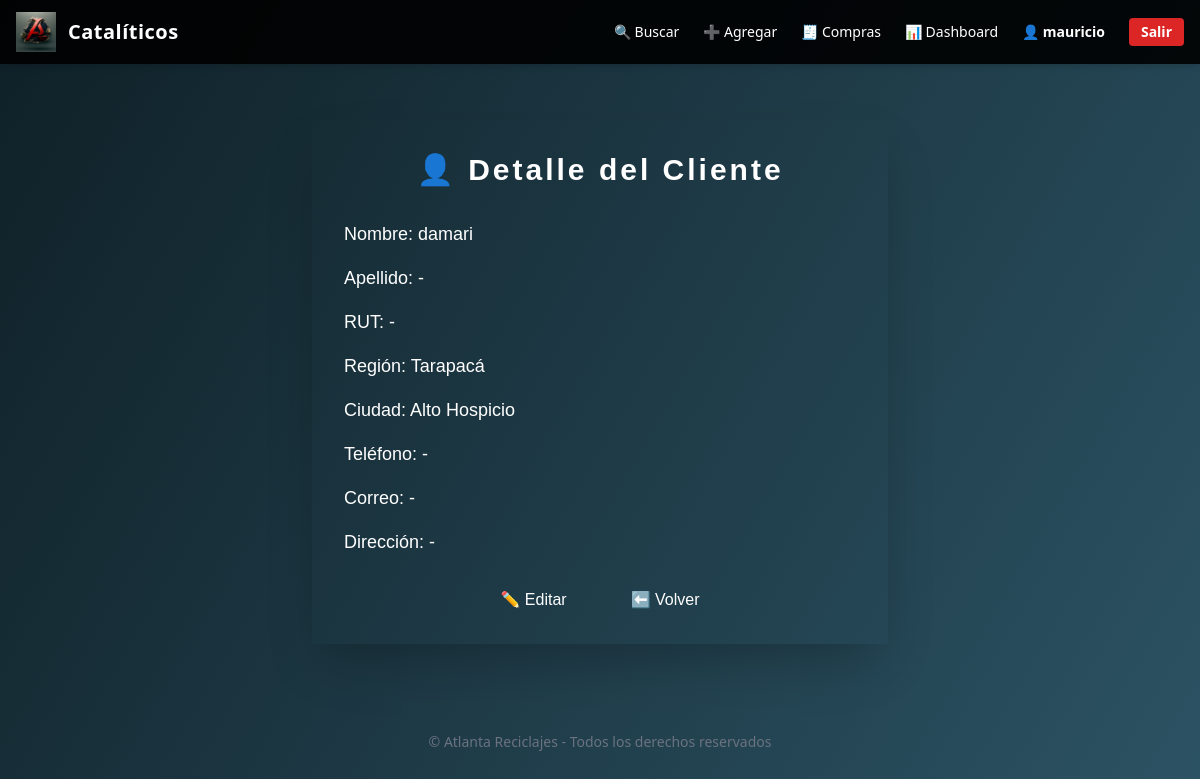
The page /cataliticos/clientes/3/ (signed in) on the database its author committed.
### cataliticos/models.py (models this page shows, shortened)
class Cliente(models.Model):
    nombre = models.CharField(max_length=100)
    apellido = models.CharField(max_length=100, blank=True)
    rut = models.CharField(max_length=20, blank=True, null=True)
    telefono = models.CharField(max_length=20, blank=True)
    correo = models.EmailField(blank=True, null=True)
    direccion = models.CharField(max_length=255, blank=True)
    region = models.ForeignKey(Region, on_delete=models.SET_NULL, null=True, blank=True)
    ciudad = models.ForeignKey(Ciudad, on_delete=models.SET_NULL, null=True, blank=True)

class Region(models.Model):
    nombre = models.CharField(max_length=100, unique=True)

class Ciudad(models.Model):
    nombre = models.CharField(max_length=100)
    region = models.ForeignKey(Region, on_delete=models.CASCADE, related_name='ciudades')
    class Meta:
        unique_together = ('nombre', 'region')
        verbose_name_plural = 'Ciudades'

### cataliticos/views.py (the view)
# urls.py: path('clientes/<int:cliente_id>/', views.ver_cliente, name='ver_cliente'),
@login_required(login_url='cataliticos:employee_login')
def ver_cliente(request, cliente_id):
    cliente = get_object_or_404(Cliente, id=cliente_id)
    return render(request, 'cataliticos/ver_cliente.html', {'cliente': cliente})

### cataliticos/templates/cataliticos/ver_cliente.html (shortened to what this page needs)
{% extends 'base.html' %}
{% block content %}
<div class="max-w-xl mx-auto p-8 glass shadow-2xl mt-10 mb-16 relative" style="font-family:'Orbitron',sans-serif;">
  <h1 class="text-3xl neon font-extrabold mb-8 text-center tracking-widest drop-shadow-lg">👤 Detalle del Cliente</h1>
  <div class="grid grid-cols-1 gap-4 text-lg">
    <div><span class="neon">Nombre:</span> {{ cliente.nombre }}</div>
    <div><span class="neon">Apellido:</span> {{ cliente.apellido|default:'-' }}</div>
    <div><span class="neon">RUT:</span> {{ cliente.rut|default:'-' }}</div>
    <div><span class="neon">Región:</span> {{ cliente.region.nombre|default:'-' }}</div>
    <div><span class="neon">Ciudad:</span> {{ cliente.ciudad.nombre|default:'-' }}</div>
    <div><span class="neon">Teléfono:</span> {{ cliente.telefono|default:'-' }}</div>
    <div><span class="neon">Correo:</span> {{ cliente.correo|default:'-' }}</div>
    <div><span class="neon">Dirección:</span> {{ cliente.direccion|default:'-' }}</div>
  </div>
  <div class="mt-8 flex gap-4 justify-center">
    <a href="{% url 'cataliticos:editar_cliente' cliente.id %}" class="futuristic-btn px-6">✏️ Editar</a>
    <a href="{% url 'cataliticos:clientes_listado' %}" class="futuristic-btn px-6">⬅️ Volver</a>
  </div>
</div>
{% endblock %}

### cataliticos/templates/base.html (shortened to what this page needs)
<!DOCTYPE html>
<html lang="es">
<head>
    {% load static %}
    <link href="https://cdn.jsdelivr.net/npm/tailwindcss@2.2.19/dist/tailwind.min.css" rel="stylesheet">
    <link rel="stylesheet" href="{% static 'css/styles.css' %}">
</head>
<body class="bg-gray-900 text-white font-sans overflow-visible">
    <header class="bg-black bg-opacity-90 backdrop-blur-md shadow-md fixed w-full z-50 top-0">
        <div class="max-w-7xl mx-auto flex items-center justify-between px-4 py-3">
            <a href="{% url 'cataliticos:dashboard' %}" class="flex items-center space-x-3">
                <img src="{% static 'img/logo.png' %}" alt="Logo" class="h-10 w-auto">
                <span class="text-xl font-bold tracking-wide text-cyan-400">Catalíticos</span>
            </a>
            <nav class="hidden md:flex space-x-6 text-sm items-center">
                {% if user.is_authenticated %}
                  <a href="{% url 'cataliticos:listado' %}" class="hover:text-cyan-400 transition">🔍 Buscar</a>
                  <a href="{% url 'cataliticos:crear' %}" class="hover:text-cyan-400 transition">➕ Agregar</a>
                  <a href="{% url 'cataliticos:listado_compras' %}" class="hover:text-cyan-400 transition">🧾 Compras</a>
                  <a href="{% url 'cataliticos:dashboard' %}" class="hover:text-cyan-400 transition">📊 Dashboard</a>
                  <span class="ml-4 text-cyan-300 font-semibold">👤 {{ user.username }}</span>
                  <a href="{% url 'cataliticos:employee_logout' %}" class="ml-2 px-3 py-1 rounded bg-red-600 hover:bg-red-700 text-white font-bold transition">Salir</a>
                {% else %}
                  <a href="{% url 'cataliticos:employee_login' %}" class="ml-4 px-3 py-1 rounded bg-cyan-600 hover:bg-cyan-700 text-white font-bold transition">Acceder</a>
                {% endif %}
            </nav>
        </div>
    </header>
    <main class="pt-20 px-4 md:px-10">
        {% block content %}{% endblock %}
    </main>
    <footer class="text-center text-sm text-gray-500 mt-12 py-6">
        &copy; {{ now|date:"Y" }} Atlanta Reciclajes - Todos los derechos reservados
    </footer>
</body>
</html>

### cataliticos/templates/base.html (style rules this page uses)
html, body { min-height: 100vh; height: 100%; }
body { background: linear-gradient(120deg, #0f2027 0%, #2c5364 100%) !important; background-color: #0f2027 !important; }
main, .glass, .container { background: transparent !important; }

### rows shown on the page
Cliente: nombre "damari", apellido "-", rut "-", region.nombre "Tarapacá", ciudad.nombre "Alto Hospicio", telefono "-", correo "-", direccion "-"

### other values the page prints
{{ user.username }} "mauricio"
